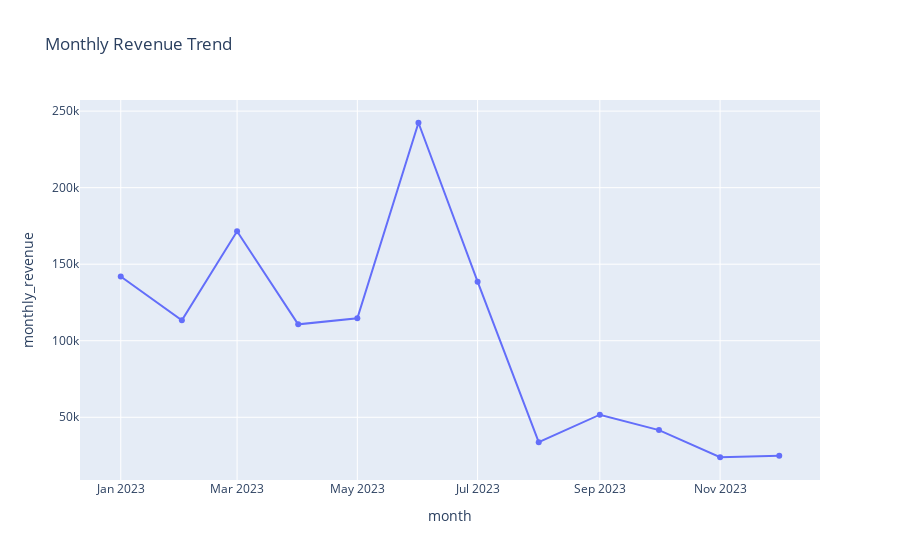

Notebook cell for this chart:
### Code cell
px.line(monthly_revenue_df, x='month', y='monthly_revenue', markers=True,
        title='Monthly Revenue Trend')

### Figure 1 — Plotly figure (JSON) as saved in the notebook; plotly's stock layout.template omitted (floating-point values rounded to 4 significant figures)
{"data": [{"hovertemplate": "month=%{x}<br>monthly_revenue=%{y}<extra></extra>", "legendgroup": "", "line": {"color": "#636efa", "dash": "solid"}, "marker": {"symbol": "circle"}, "mode": "lines+markers", "name": "", "orientation": "v", "showlegend": false, "type": "scatter", "x": ["2023-01", "2023-02", "2023-03", "2023-04", "2023-05", "2023-06", "2023-07", "2023-08", "2023-09", "2023-10", "2023-11", "2023-12"], "xaxis": "x", "y": [142000.0, 113300.0, 171500.0, 110700.0, 114700.0, 242400.0, 138600.0, 33740.0, 51680.0, 41630.0, 23890.0, 24870.0], "yaxis": "y"}], "layout": {"legend": {"tracegroupgap": 0}, "title": {"text": "Monthly Revenue Trend"}, "xaxis": {"anchor": "y", "domain": [0, 1], "title": {"text": "month"}}, "yaxis": {"anchor": "x", "domain": [0, 1], "title": {"text": "monthly_revenue"}}}}
